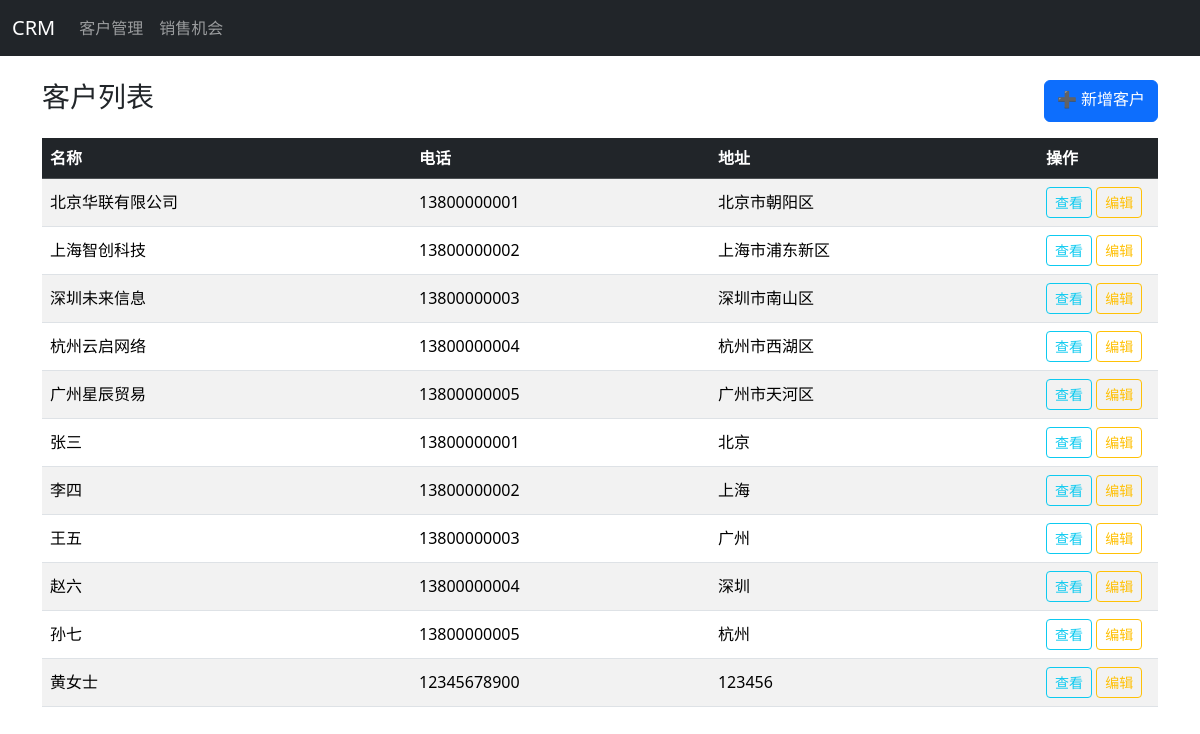
The app's page /customers/ with its own data.
### core/models.py (models this page shows, shortened)
class Customer(models.Model):
    name = models.CharField(max_length=50, verbose_name='客户姓名')
    phone = models.CharField(max_length=20, verbose_name='联系电话')
    email = models.EmailField(blank=True, null=True, verbose_name='邮箱')
    address = models.CharField(max_length=200, blank=True, null=True, verbose_name='地址')
    created_at = models.DateTimeField(auto_now_add=True, verbose_name='创建时间')
    class Meta:
        verbose_name = '客户'
        verbose_name_plural = '客户管理'

### core/views.py (the view)
# urls.py: path('customers/', views.customer_list, name='customer_list'),
def customer_list(request):
    customers = Customer.objects.all()
    return render(request, 'core/customer_list.html', {
        'customers': customers
    })

### core/templates/core/customer_list.html (shortened to what this page needs)
{% extends "base.html" %}
{% block content %}
<div class="d-flex justify-content-between mb-3">
    <h3>客户列表</h3>
    <a class="btn btn-primary">➕ 新增客户</a>
</div>
<table class="table table-striped table-hover align-middle">
    <thead class="table-dark">
        <tr>
            <th>名称</th>
            <th>电话</th>
            <th>地址</th>
            <th width="120">操作</th>
        </tr>
    </thead>
    <tbody>
        {% for c in customers %}
        <tr>
            <td>{{ c.name }}</td>
            <td>{{ c.phone }}</td>
            <td>{{ c.address }}</td>
            <td>
                <a class="btn btn-sm btn-outline-info">查看</a>
                <a class="btn btn-sm btn-outline-warning">编辑</a>
            </td>
        </tr>
        {% empty %}
        <tr>
            <td colspan="4" class="text-center text-muted">
                暂无客户数据
            </td>
        </tr>
        {% endfor %}
    </tbody>
</table>
{% endblock %}

### core/templates/base.html (shortened to what this page needs)
<!DOCTYPE html>
<html lang="zh-CN">
<head>
    <link href="https://cdn.jsdelivr.net/npm/bootstrap@5.3.2/dist/css/bootstrap.min.css" rel="stylesheet">
</head>
<body>
<nav class="navbar navbar-expand-lg navbar-dark bg-dark">
    <div class="container-fluid">
        <a class="navbar-brand" href="/">CRM</a>
        <div class="collapse navbar-collapse">
            <ul class="navbar-nav me-auto">
                <li class="nav-item">
                    <a class="nav-link" href="/customers/">客户管理</a>
                </li>
                <li class="nav-item">
                    <a class="nav-link" href="/opportunities/">销售机会</a>
                </li>
            </ul>
        </div>
    </div>
</nav>
<div class="container mt-4">
    {% block content %}{% endblock %}
</div>
</body>
</html>

### records on screen
Customer: name "北京华联有限公司", phone "13800000001", address "北京市朝阳区"
Customer: name "上海智创科技", phone "13800000002", address "上海市浦东新区"
Customer: name "深圳未来信息", phone "13800000003", address "深圳市南山区"
Customer: name "杭州云启网络", phone "13800000004", address "杭州市西湖区"
Customer: name "广州星辰贸易", phone "13800000005", address "广州市天河区"
Customer: name "张三", phone "13800000001", address "北京"
Customer: name "李四", phone "13800000002", address "上海"
Customer: name "王五", phone "13800000003", address "广州"
Customer: name "赵六", phone "13800000004", address "深圳"
Customer: name "孙七", phone "13800000005", address "杭州"
Customer: name "黄女士", phone "12345678900", address "123456"
